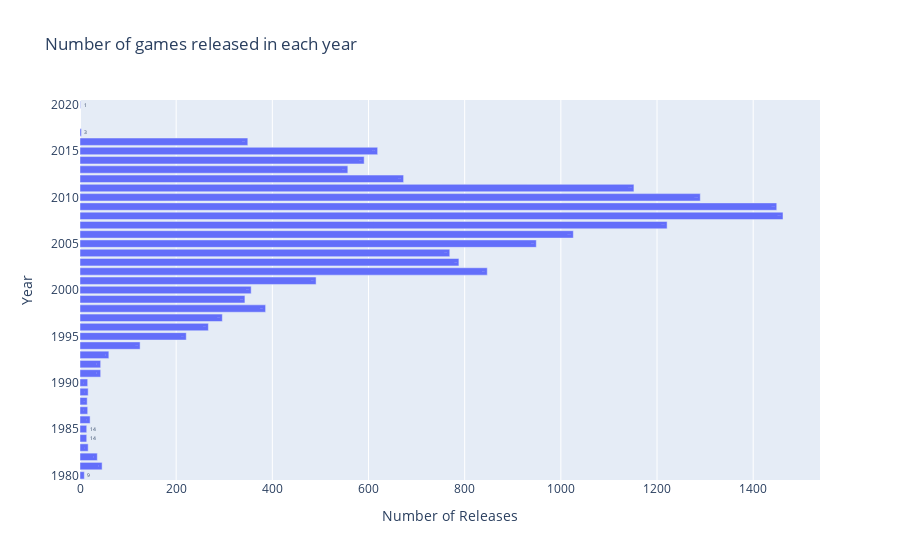

The notebook cell this image was saved under:
### Code cell
fig = px.bar(yearlyreleases.sort_values('Year',ascending=True), 
             x='Number of Releases', y='Year', title='Number of games released in each year', 
             text='Number of Releases', orientation='h')
fig.show()

### Figure 1 — Plotly figure (JSON) as saved in the notebook; plotly's stock layout.template omitted (floating-point values rounded to 4 significant figures)
{"data": [{"alignmentgroup": "True", "hovertemplate": "Number of Releases=%{text}<br>Year=%{y}<extra></extra>", "legendgroup": "", "marker": {"color": "#636efa", "pattern": {"shape": ""}}, "name": "", "offsetgroup": "", "orientation": "h", "showlegend": false, "text": [9, 46, 36, 17, 14, 14, 21, 16, 15, 17, 16, 43, 43, 60, 125, 221, 267, 296, 386, 343, 356, 491, 847, 788, 769, 949, 1026, 1221, 1462, 1449, 1290, 1152, 673, 557, 591, 619, 349, 3, 1], "textposition": "auto", "type": "bar", "x": [9, 46, 36, 17, 14, 14, 21, 16, 15, 17, 16, 43, 43, 60, 125, 221, 267, 296, 386, 343, 356, 491, 847, 788, 769, 949, 1026, 1221, 1462, 1449, 1290, 1152, 673, 557, 591, 619, 349, 3, 1], "xaxis": "x", "y": [1980, 1981, 1982, 1983, 1984, 1985, 1986, 1987, 1988, 1989, 1990, 1991, 1992, 1993, 1994, 1995, 1996, 1997, 1998, 1999, 2000, 2001, 2002, 2003, 2004, 2005, 2006, 2007, 2008, 2009, 2010, 2011, 2012, 2013, 2014, 2015, 2016, 2017, 2020], "yaxis": "y"}], "layout": {"barmode": "relative", "legend": {"tracegroupgap": 0}, "title": {"text": "Number of games released in each year"}, "xaxis": {"anchor": "y", "domain": [0, 1], "title": {"text": "Number of Releases"}}, "yaxis": {"anchor": "x", "domain": [0, 1], "title": {"text": "Year"}}}}
